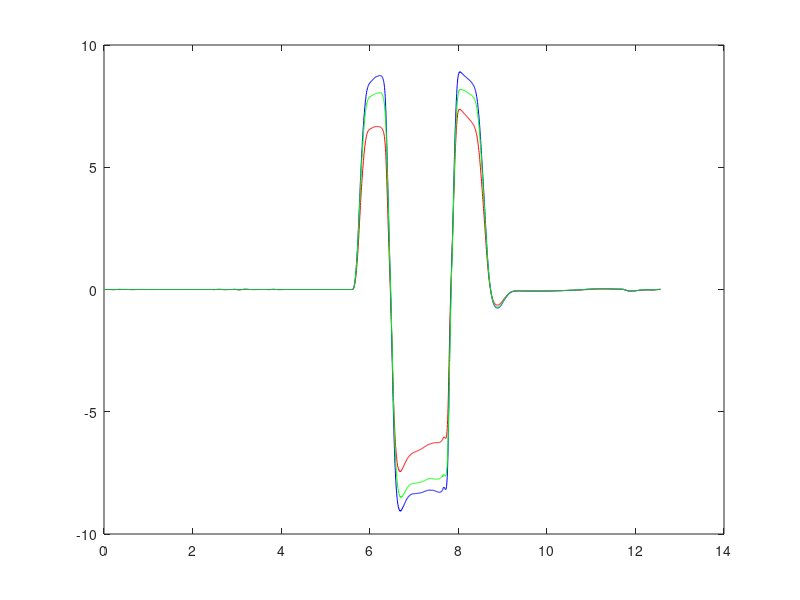

MATLAB code to generate this figure: (Note: this script raises an error after producing the figure.)
 

%%
clc;
clear all;
load('sdata_chicane')

%%
figure
plot(sdata.time_TIME, sdata.cueing_acceleration_lateral,'r')
hold on
plot(sdata.time_TIME, sdata.in_chassis_acceleration_lateral.*9.81,'b')
plot(sdata.time_TIME, sdata.actual_acc_y,'g')
plot(sdata.time_TIME, IN1_YX.*9.81,'m')

